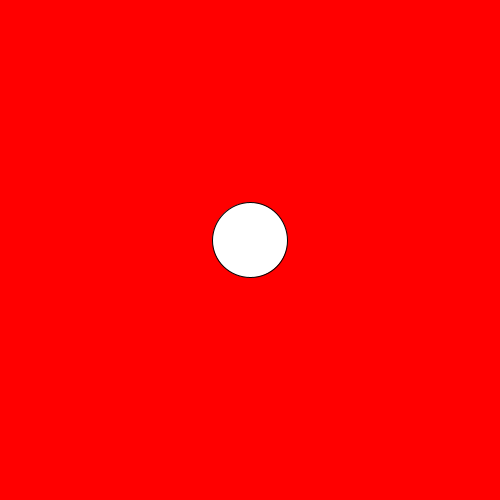
Frame 1 (no input)
Frame 60 (the mouse pressed at the canvas centre just before this capture): identical to frame 1, image omitted
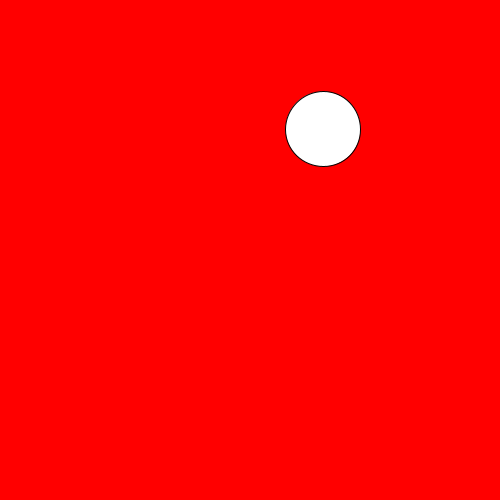
Frame 120 (the mouse held since frame 60 and released just before this capture)

The Processing sketch that drew these frames (run headless with seeded random() and noise(); from frame 60 on, the mouse is pressed at the canvas centre):

// Processing sketch: SlipperyDot
// ── SlipperyDot.pde
// 4. create three integer variables to  
//    represent the x, y, and the size of the ellipse
int x=250;
int y=240;
int size1=75;
int size2=75;
int distance;
void setup() {
  //1. set the size of your sketch
  size(500, 500);
}

void draw() {
  //2. set the background color of your sketch
  background(255, 0, 0);  
  //3. draw an ellipse. Make sure it fits in the window.
  //5. use the variables created in step 4 in place of the numbers
  //   in your ellipse
  ellipse(x, y, size1, size2);
}

void mousePressed() {
  //6a. create an integer variable called distance
  //6b. use the getDistance method to initialize your varible
  //    use the mouse's x and y and the x and y of your ellipse 
  distance=getDistance(mouseX, mouseY, x, y);
  //7. print the distance variable
  System.out.println(distance);

  //8a. make an if statement to check if the distance variable
  //   is within the size of the ellipse
  if (distance<40) {
    x=(int)random(500);
    y=(int)random(500);
    //8b.  set the x and y of the ellipse to a random location on the window
  }
}

int getDistance(int x1, int y1, int x2, int y2) {
  return (int)Math.sqrt(Math.pow((x1-x2), 2) + Math.pow((y1-y2), 2));
}
